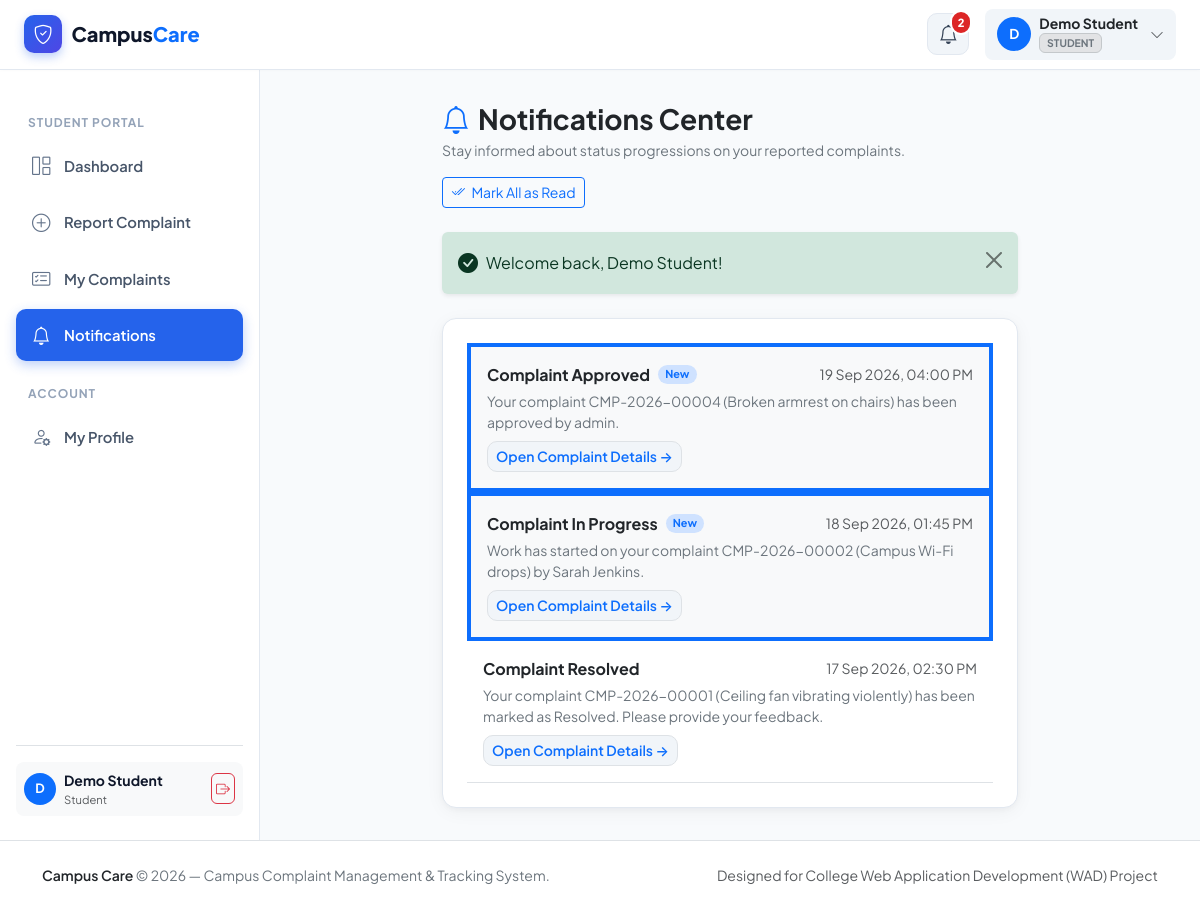
Page /student/notifications.php (signed in) on the committed database.
### tables this page shows
CREATE TABLE `notifications` (
  `id` INT AUTO_INCREMENT PRIMARY KEY,
  `user_id` INT NOT NULL,
  `title` VARCHAR(150) NOT NULL,
  `message` TEXT NOT NULL,
  `link` VARCHAR(255) NULL,
  `is_read` TINYINT(1) NOT NULL DEFAULT 0,
  `created_at` TIMESTAMP DEFAULT CURRENT_TIMESTAMP,
  CONSTRAINT `fk_notif_user` FOREIGN KEY (`user_id`) REFERENCES `users` (`id`) ON DELETE CASCADE,
  INDEX `idx_notif_user_read` (`user_id`, `is_read`)
);

### includes/auth.php (called while the page is built, shortened)
<?php
require_once __DIR__ . '/../config/database.php';
require_once __DIR__ . '/functions.php';
function currentUser(): ?array {
    return $_SESSION['user'] ?? null;
}

### config/database.php (called while the page is built, shortened)
<?php
if (!function_exists('url')) {
    function url($path = '') {
        $path = ltrim($path, '/');
        return BASE_URL . $path;
    }
}
            ?>

### student/notifications.php (the view, shortened to what this page needs)
<?php
require_once __DIR__ . '/../config/database.php';
require_once __DIR__ . '/../includes/functions.php';
require_once __DIR__ . '/../includes/auth.php';
$user = currentUser();
$studentId = (int) $user['id'];
try {
    $stmt = $pdo->prepare("SELECT * FROM notifications WHERE user_id = ? ORDER BY created_at DESC");
    $stmt->execute([$studentId]);
    $notifications = $stmt->fetchAll();
    $unreadCount = getUnreadNotificationsCount($pdo, $studentId);
} catch (PDOException $e) {
    $notifications = [];
    $unreadCount = 0;
}
require_once __DIR__ . '/../includes/header.php';
require_once __DIR__ . '/../includes/navbar.php';
?>
<div class="dashboard-wrapper">
    <?php require_once __DIR__ . '/../includes/sidebar.php'; ?>
    <main class="dashboard-main">
        <div class="row justify-content-center">
            <div class="col-lg-10 col-xl-8">
                <div class="d-flex flex-wrap align-items-center justify-content-between gap-3 mb-4">
                    <div>
                        <h3 class="fw-bold text-dark mb-1">
                            <i class="bi bi-bell text-primary me-2"></i>Notifications Center
                        </h3>
                        <p class="text-secondary small mb-0">Stay informed about status progressions on your reported complaints.</p>
                    </div>
                    <?php if ($unreadCount > 0): ?>
                        <form method="POST" action="<?= url('student/notifications.php') ?>">
                            <button type="submit" class="btn btn-outline-primary btn-sm">
                                <i class="bi bi-check2-all me-1"></i> Mark All as Read
                            </button>
                        </form>
                    <?php endif; ?>
                </div>
                <div class="app-card p-4">
                    <?php if (empty($notifications)): ?>
                        <div class="empty-state-box">
                            <div class="empty-state-icon">
                                <i class="bi bi-bell-slash"></i>
                            </div>
                            <h6 class="fw-bold text-dark">No notifications yet</h6>
                            <p class="text-secondary small mb-0">You will receive updates here whenever the administration or technicians update your complaints.</p>
                        </div>
                    <?php else: ?>
                        <div class="list-group list-group-flush">
                            <?php foreach ($notifications as $n): ?>
                                <div class="list-group-item p-3 border-bottom <?= $n['is_read'] ? '' : 'bg-light border-start border-primary border-4' ?>">
                                    <div class="d-flex justify-content-between align-items-center mb-1">
                                        <div class="d-flex align-items-center gap-2">
                                            <span class="fw-bold text-dark"><?= e($n['title']) ?></span>
                                            <?php if (!$n['is_read']): ?>
                                                <span class="badge bg-primary-subtle text-primary rounded-pill small" style="font-size: 0.68rem;">New</span>
                                            <?php endif; ?>
                                        </div>
                                        <small class="text-muted"><?= formatDateTime($n['created_at']) ?></small>
                                    </div>
                                    <p class="text-secondary small mb-2"><?= e($n['message']) ?></p>
                                    <?php if (!empty($n['link'])): ?>
                                        <a href="<?= url($n['link']) ?>" class="btn btn-sm btn-light border px-2.5 py-1 text-primary fw-semibold small">
                                            Open Complaint Details &rarr;
                                        </a>
                                    <?php endif; ?>
                                </div>
                            <?php endforeach; ?>
                        </div>
                    <?php endif; ?>
                </div>
            </div>
        </div>
    </main>
</div>
<?php require_once __DIR__ . '/../includes/footer.php'; ?>

### assets/css/style.css (style rules this page uses)
:root { --app-primary: #2563EB; --app-primary-hover: #1D4ED8; --app-primary-subtle: #EFF6FF; --app-dark: #0F172A; --app-slate-800: #1E293B; --app-slate-700: #334155; --app-slate-600: #475569; --app-slate-500: #64748B; --app-slate-400: #94A3B8; --app-slate-200: #E2E8F0; --app-slate-100: #F1F5F9; --app-bg: #F8FAFC; --app-success: #16A34A; --app-success-subtle: #F0FDF4; --app-warning: #F59E0B; --app-warning-subtle: #FFFBEB; --app-danger: #DC2626; --app-danger-subtle: #FEF2F2; --app-info: #0284C7; --app-info-subtle: #F0F9FF; --app-card-radius: 14px; --app-card-shadow: 0 4px 20px -2px rgba(15, 23, 42, 0.06), 0 2px 6px -1px rgba(15, 23, 42, 0.04); --app-hover-shadow: 0 12px 30px -4px rgba(37, 99, 235, 0.12), 0 4px 10px -2px rgba(15, 23, 42, 0.06); --sidebar-width: 260px; --header-height: 70px; }
body { font-family: 'Plus Jakarta Sans', -apple-system, BlinkMacSystemFont, "Segoe UI", Roboto, sans-serif; background-color: var(--app-bg); color: var(--app-dark); min-height: 100vh; display: flex; flex-direction: column; -webkit-font-smoothing: antialiased; }
.dashboard-wrapper { display: flex; min-height: calc(100vh - var(--header-height)); }
.dashboard-main { flex-grow: 1; padding: 2rem; background-color: var(--app-bg); max-width: 100%; overflow-x: hidden; }
.app-card { background: #FFFFFF; border-radius: var(--app-card-radius); border: 1px solid var(--app-slate-200); box-shadow: var(--app-card-shadow); transition: transform 0.25s ease, box-shadow 0.25s ease; }
.btn-light { background: var(--app-slate-100); border-color: var(--app-slate-200); color: var(--app-slate-700); font-weight: 600; border-radius: 10px; }

### rows in the picture
notifications: title "Complaint Approved", is_read "New", created_at "19 Sep 2026, 04:00 PM", message "Your complaint CMP-2026-00004 (Broken armrest on chairs) has been approved by admin."
notifications: title "Complaint In Progress", is_read "New", created_at "18 Sep 2026, 01:45 PM", message "Work has started on your complaint CMP-2026-00002 (Campus Wi-Fi drops) by Sarah Jenkins."
notifications: title "Complaint Resolved", created_at "17 Sep 2026, 02:30 PM", message "Your complaint CMP-2026-00001 (Ceiling fan vibrating violently) has been marked as Resolved. Please provide your feedback."

### other values in the picture
$unreadNotifsCount "2"
substr($user['name'], 0, 1) "D"
$user['name'] "Demo Student"
$user['role'] "STUDENT"
$user['role'] "Student"
$f['message'] "Welcome back, Demo Student!"
